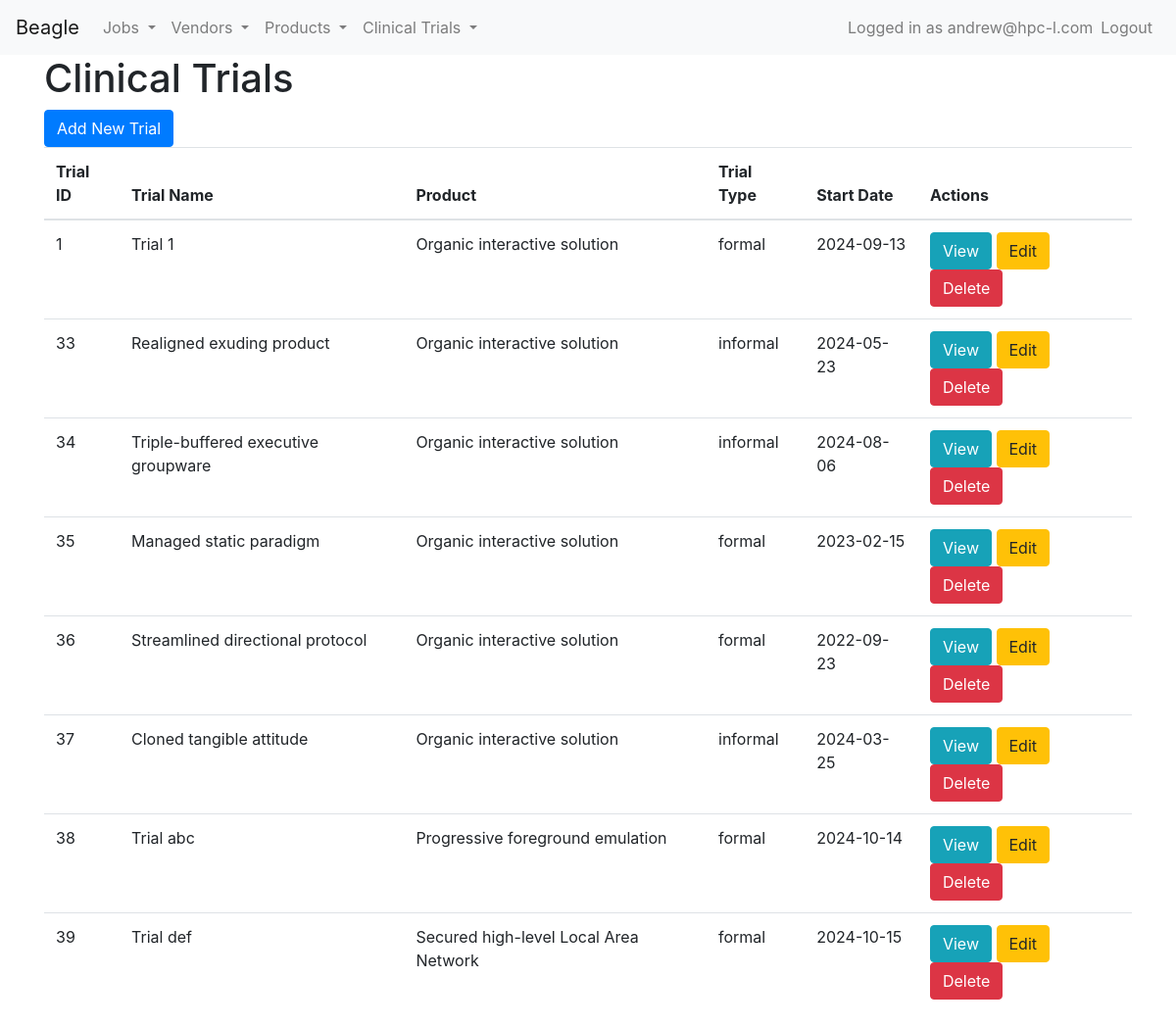
/trials (signed in), run on the app's committed database.
### model.py (models this page shows, shortened)
class User(Base, UserMixin):
    __tablename__ = 'users'
    UserID = Column(Integer, primary_key=True)
    Username = Column(String, nullable=False, unique=True)
    Email = Column(String, nullable=False, unique=True)
    PasswordHash = Column(String, nullable=False)
    Role = Column(String, default="vendor")  # e.g., 'vendor', 'superuser'
    APIToken = Column(String, unique=True)

class ClinicalTrial(Base):
    __tablename__ = 'clinical_trials'
    TrialID = Column(Integer, primary_key=True)
    TrialName = Column(String, nullable=False)
    Description = Column(String)
    StartDate = Column(Date, nullable=False)
    EndDate = Column(Date)
    TrialType = Column(Enum('formal', 'informal', name='trial_type_enum'), nullable=False)
    ProductID = Column(String, ForeignKey('products.ProductID'))
    product = relationship('Product', back_populates='clinical_trials')
    enrollments = relationship('TrialEnrollment', back_populates='trial')
    standards = relationship('ClinicalTrialStandard', back_populates='trial')

class Product(Base):
    __tablename__ = 'products'
    ProductID = Column(String, primary_key=True)
    ProductName = Column(String, nullable=False)
    Description = Column(String)
    ResultsDisplayedInIDS7 = Column(Boolean)
    DICOMOutput = Column(String)
    WorklistIntegration = Column(Boolean)
    PrePopulatedReports = Column(Boolean)
    ProductType = Column(String)
    VendorID = Column(String, ForeignKey('vendors.VendorID'))
    vendor_ = relationship('Vendor', back_populates='products')
    pathologies = relationship('ProductPathology', back_populates='product')
    approvals = relationship('RegulatoryApproval', back_populates='product_')
    clinical_trials = relationship('ClinicalTrial', back_populates='product')

### clinical_trial.py (the view)
@app.route('/trials')
def list_trials_gui():
    session = Session
    try:
        trials = session.query(ClinicalTrial).options(joinedload(ClinicalTrial.product)).all()
        return render_template('clinical_trial/trails.html', trials=trials)
    except Exception as e:
        traceback.print_exc()
        abort(500, description=str(e))

### app.py (called while the page is built)
@login_manager.user_loader
def load_user(user_id):
    return model.Session.query(model.User).get(int(user_id))

@app.context_processor
def inject_get_job_status():
    return dict(get_job_status=get_job_status)

### templates/clinical_trial/trails.html
{% extends 'base.html' %}
{% block content %}
<h1>Clinical Trials</h1>
<a href="{{ url_for('add_trial_gui') }}" class="btn btn-primary">Add New Trial</a>
<table class="table">
    <thead>
        <tr>
            <th>Trial ID</th>
            <th>Trial Name</th>
            <th>Product</th>
            <th>Trial Type</th>
            <th>Start Date</th>
            <th>Actions</th>
        </tr>
    </thead>
    <tbody>
        {% for trial in trials %}
        <tr>
            <td>{{ trial.TrialID }}</td>
            <td>{{ trial.TrialName }}</td>
            <td>{{ trial.product.ProductName }}</td>
            <td>{{ trial.TrialType }}</td>
            <td>{{ trial.StartDate.strftime('%Y-%m-%d') }}</td>
            <td>
                <a href="{{ url_for('trial_detail_gui', trial_id=trial.TrialID) }}" class="btn btn-info">View</a>
                <a href="{{ url_for('edit_trial_gui', trial_id=trial.TrialID) }}" class="btn btn-warning">Edit</a>
                <a href="{{ url_for('delete_trial_gui', trial_id=trial.TrialID) }}" class="btn btn-danger">Delete</a>
            </td>
        </tr>
        {% endfor %}
    </tbody>
</table>
{% endblock %}

### templates/base.html (shortened to what this page needs)
<!DOCTYPE html>
<html lang="en">
<head>
    <link rel="stylesheet" href="https://maxcdn.bootstrapcdn.com/bootstrap/4.5.2/css/bootstrap.min.css">
</head>
<body>
    <nav class="navbar navbar-expand-lg navbar-light bg-light">
        <a class="navbar-brand" href="{{ url_for('index_gui') }}">Beagle</a>
        <div class="collapse navbar-collapse" id="navbarNavDropdown">
            <ul class="navbar-nav mr-auto">
                <li class="nav-item dropdown">
                    <a class="nav-link dropdown-toggle" href="#" id="vendorDropdown" role="button" data-toggle="dropdown" aria-haspopup="true" aria-expanded="false">
                        Jobs
                    </a>
                </li>
                <li class="nav-item dropdown">
                    <a class="nav-link dropdown-toggle" href="#" id="vendorDropdown" role="button" data-toggle="dropdown" aria-haspopup="true" aria-expanded="false">
                        Vendors
                    </a>
                </li>
                <li class="nav-item dropdown">
                    <a class="nav-link dropdown-toggle" href="#" id="productDropdown" role="button" data-toggle="dropdown" aria-haspopup="true" aria-expanded="false">
                        Products
                    </a>
                </li>
                <li class="nav-item dropdown">
                    <a class="nav-link dropdown-toggle" href="#" id="trialDropdown" role="button" data-toggle="dropdown" aria-haspopup="true" aria-expanded="false">
                        Clinical Trials
                    </a>
                </li>
            </ul>
            <ul class="navbar-nav">
                {% if current_user.is_authenticated %}
                <li class="nav-item">
                    <span class="navbar-text">Logged in as {{ current_user.Username }}</span>
                </li>
                <li class="nav-item">
                    <a class="nav-link" href="{{ url_for('logout') }}">Logout</a>
                </li>
                {% endif %}
            </ul>
        </div>
    </nav>
    <div class="container">
        {% block content %}{% endblock %}
    </div>
</body>
</html>

### data on the page
User: Username "andrew@hpc-l.com"
ClinicalTrial: TrialID "1", TrialName "Trial 1", product.ProductName "Organic interactive solution", TrialType "formal", StartDate "2024-09-13"
ClinicalTrial: TrialID "33", TrialName "Realigned exuding product", product.ProductName "Organic interactive solution", TrialType "informal", StartDate "2024-05-23"
ClinicalTrial: TrialID "34", TrialName "Triple-buffered executive groupware", product.ProductName "Organic interactive solution", TrialType "informal", StartDate "2024-08-06"
ClinicalTrial: TrialID "35", TrialName "Managed static paradigm", product.ProductName "Organic interactive solution", TrialType "formal", StartDate "2023-02-15"
ClinicalTrial: TrialID "36", TrialName "Streamlined directional protocol", product.ProductName "Organic interactive solution", TrialType "formal", StartDate "2022-09-23"
ClinicalTrial: TrialID "37", TrialName "Cloned tangible attitude", product.ProductName "Organic interactive solution", TrialType "informal", StartDate "2024-03-25"
ClinicalTrial: TrialID "38", TrialName "Trial abc", product.ProductName "Progressive foreground emulation", TrialType "formal", StartDate "2024-10-14"
ClinicalTrial: TrialID "39", TrialName "Trial def", product.ProductName "Secured high-level Local Area Network", TrialType "formal", StartDate "2024-10-15"
